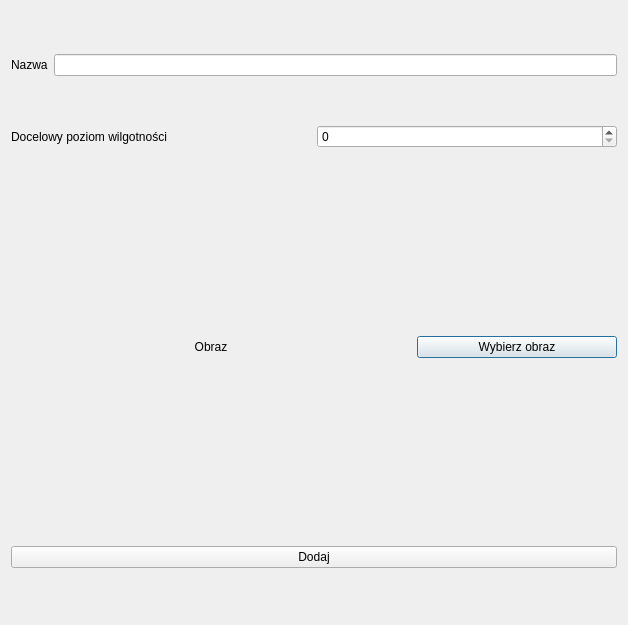
<?xml version="1.0" encoding="UTF-8"?>
<ui version="4.0">
 <class>Dodawanie</class>
 <widget class="QDialog" name="Dodawanie">
  <property name="geometry">
   <rect>
    <x>0</x>
    <y>0</y>
    <width>628</width>
    <height>625</height>
   </rect>
  </property>
  <property name="windowTitle">
   <string>Dodaj rosline do bazy danych</string>
  </property>
  <layout class="QHBoxLayout" name="horizontalLayout_4">
   <item>
    <layout class="QGridLayout" name="gridLayout">
     <item row="2" column="0">
      <layout class="QHBoxLayout" name="horizontalLayout">
       <item>
        <widget class="QLabel" name="label_obraz">
         <property name="sizePolicy">
          <sizepolicy hsizetype="Fixed" vsizetype="Fixed">
           <horstretch>0</horstretch>
           <verstretch>0</verstretch>
          </sizepolicy>
         </property>
         <property name="minimumSize">
          <size>
           <width>400</width>
           <height>300</height>
          </size>
         </property>
         <property name="maximumSize">
          <size>
           <width>400</width>
           <height>300</height>
          </size>
         </property>
         <property name="text">
          <string>Obraz</string>
         </property>
         <property name="alignment">
          <set>Qt::AlignCenter</set>
         </property>
        </widget>
       </item>
       <item>
        <widget class="QPushButton" name="pushButton_2">
         <property name="text">
          <string>Wybierz obraz</string>
         </property>
        </widget>
       </item>
      </layout>
     </item>
     <item row="0" column="0">
      <layout class="QHBoxLayout" name="horizontalLayout_2">
       <item>
        <widget class="QLabel" name="label_nazwa">
         <property name="text">
          <string>Nazwa</string>
         </property>
        </widget>
       </item>
       <item>
        <widget class="QLineEdit" name="lineEdit_nazwa"/>
       </item>
      </layout>
     </item>
     <item row="1" column="0">
      <layout class="QHBoxLayout" name="horizontalLayout_3">
       <item>
        <widget class="QLabel" name="label_moist">
         <property name="text">
          <string>Docelowy poziom wilgotności</string>
         </property>
        </widget>
       </item>
       <item>
        <widget class="QSpinBox" name="spinBox_moist"/>
       </item>
      </layout>
     </item>
     <item row="3" column="0">
      <widget class="QPushButton" name="pushButton_dodaj">
       <property name="text">
        <string>Dodaj</string>
       </property>
      </widget>
     </item>
    </layout>
   </item>
  </layout>
 </widget>
 <resources/>
 <connections/>
</ui>
